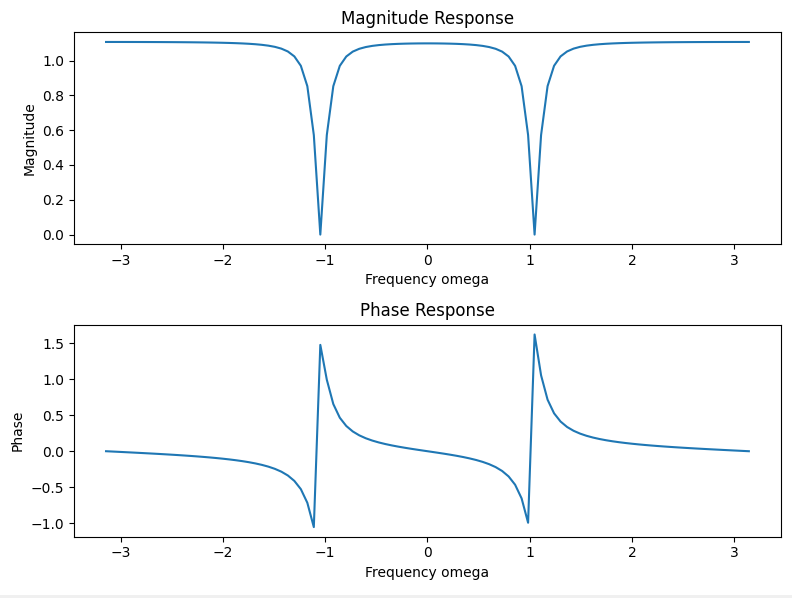

The Python source for this figure:
import numpy as np
import matplotlib.pyplot as plt

def H_omega(w, K=1):
    z = np.exp(1j * w)
    numerator = (z - np.exp(1j * np.pi/3)) * (z - np.exp(-1j * np.pi/3))
    denominator = (z - 0.9 * np.exp(1j * np.pi/3)) * (z - 0.9 * np.exp(-1j * np.pi/3))
    H = K * numerator / denominator
    magnitude = np.abs(H)
    phase = np.angle(H)
    return H, magnitude, phase

K = 1 
w = np.linspace(-np.pi, np.pi, 100)

H, mag, phase = H_omega(w, K)
fig, ax = plt.subplots(2, 1, figsize=(8, 6))

ax[0].plot(w, mag)
ax[0].set_title('Magnitude Response')
ax[0].set_xlabel('Frequency omega')
ax[0].set_ylabel('Magnitude')

ax[1].plot(w, phase)
ax[1].set_title('Phase Response')
ax[1].set_xlabel('Frequency omega')
ax[1].set_ylabel('Phase')

plt.tight_layout()
plt.show()
